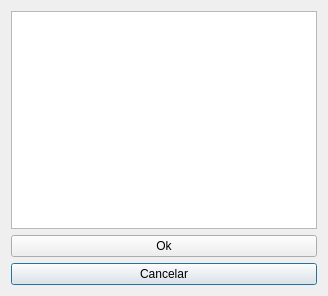
<?xml version="1.0" encoding="UTF-8"?>
<ui version="4.0">
 <class>Dialog2</class>
 <widget class="QDialog" name="Dialog2">
  <property name="geometry">
   <rect>
    <x>0</x>
    <y>0</y>
    <width>328</width>
    <height>296</height>
   </rect>
  </property>
  <property name="windowTitle">
   <string>Usuarios</string>
  </property>
  <property name="windowIcon">
   <iconset resource="logo.qrc">
    <normaloff>:/icon/ufpel.png</normaloff>:/icon/ufpel.png</iconset>
  </property>
  <layout class="QHBoxLayout" name="horizontalLayout">
   <item>
    <layout class="QGridLayout" name="gridLayout">
     <item row="0" column="0">
      <widget class="QListWidget" name="listWidget"/>
     </item>
     <item row="3" column="0">
      <widget class="QPushButton" name="pushButton_2">
       <property name="text">
        <string>Cancelar</string>
       </property>
      </widget>
     </item>
     <item row="2" column="0">
      <widget class="QPushButton" name="pushButton">
       <property name="text">
        <string>Ok</string>
       </property>
      </widget>
     </item>
    </layout>
   </item>
  </layout>
 </widget>
 <resources>
  <include location="logo.qrc"/>
 </resources>
 <connections/>
</ui>
